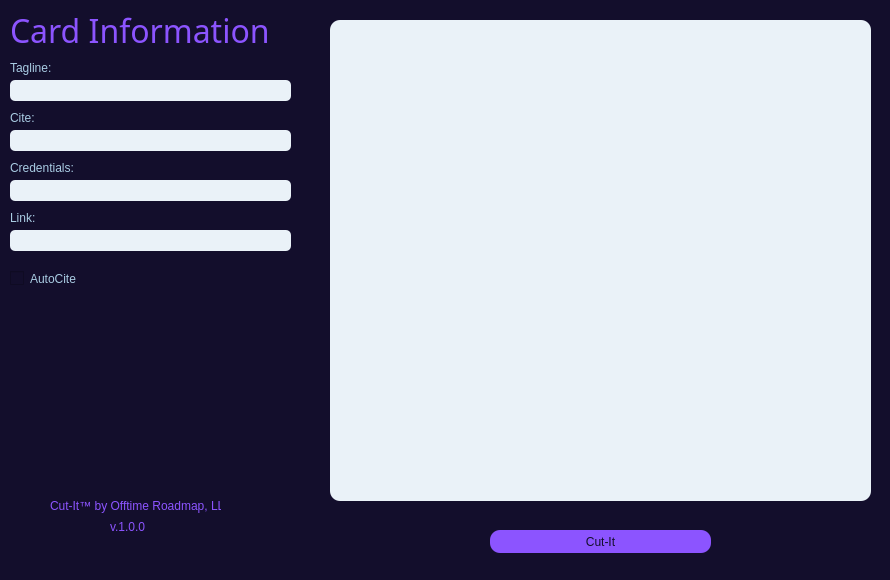
<?xml version="1.0" encoding="UTF-8"?>
<ui version="4.0">
 <class>MainWindow</class>
 <widget class="QMainWindow" name="MainWindow">
  <property name="geometry">
   <rect>
    <x>0</x>
    <y>0</y>
    <width>890</width>
    <height>580</height>
   </rect>
  </property>
  <property name="font">
   <font>
    <family>MS Serif</family>
   </font>
  </property>
  <property name="windowTitle">
   <string>MainWindow</string>
  </property>
  <property name="styleSheet">
   <string notr="true">background-color: #130e2c;
border-radius: 15px;</string>
  </property>
  <widget class="QWidget" name="centralwidget">
   <widget class="QTextEdit" name="evidence_box">
    <property name="geometry">
     <rect>
      <x>330</x>
      <y>20</y>
      <width>541</width>
      <height>481</height>
     </rect>
    </property>
    <property name="styleSheet">
     <string notr="true">background-color: rgb(234, 242, 248);
color: rgb(26, 82, 118);
border-radius:10px;
</string>
    </property>
    <property name="html">
     <string>&lt;!DOCTYPE HTML PUBLIC &quot;-//W3C//DTD HTML 4.0//EN&quot; &quot;http://www.w3.org/TR/REC-html40/strict.dtd&quot;&gt;
&lt;html&gt;&lt;head&gt;&lt;meta name=&quot;qrichtext&quot; content=&quot;1&quot; /&gt;&lt;style type=&quot;text/css&quot;&gt;
p, li { white-space: pre-wrap; }
&lt;/style&gt;&lt;/head&gt;&lt;body style=&quot; font-family:'MS Shell Dlg 2'; font-size:8.25pt; font-weight:400; font-style:normal;&quot;&gt;
&lt;p style=&quot;-qt-paragraph-type:empty; margin-top:0px; margin-bottom:0px; margin-left:0px; margin-right:0px; -qt-block-indent:0; text-indent:0px;&quot;&gt;&lt;br /&gt;&lt;/p&gt;&lt;/body&gt;&lt;/html&gt;</string>
    </property>
   </widget>
   <widget class="QLineEdit" name="warrant_input">
    <property name="geometry">
     <rect>
      <x>10</x>
      <y>80</y>
      <width>281</width>
      <height>21</height>
     </rect>
    </property>
    <property name="styleSheet">
     <string notr="true">background-color: rgb(234, 242, 248);
color: rgb(26, 82, 118);
border-radius:5px;
</string>
    </property>
   </widget>
   <widget class="QLineEdit" name="cite_input">
    <property name="geometry">
     <rect>
      <x>10</x>
      <y>130</y>
      <width>281</width>
      <height>21</height>
     </rect>
    </property>
    <property name="styleSheet">
     <string notr="true">background-color: rgb(234, 242, 248);
color: rgb(26, 82, 118);
border-radius:5px;
</string>
    </property>
   </widget>
   <widget class="QLineEdit" name="creds_input">
    <property name="geometry">
     <rect>
      <x>10</x>
      <y>180</y>
      <width>281</width>
      <height>21</height>
     </rect>
    </property>
    <property name="styleSheet">
     <string notr="true">background-color: rgb(234, 242, 248);
color: rgb(26, 82, 118);
border-radius:5px;
</string>
    </property>
   </widget>
   <widget class="QLineEdit" name="link_input">
    <property name="geometry">
     <rect>
      <x>10</x>
      <y>230</y>
      <width>281</width>
      <height>21</height>
     </rect>
    </property>
    <property name="styleSheet">
     <string notr="true">background-color: rgb(234, 242, 248);
color: rgb(26, 82, 118);
border-radius:5px;</string>
    </property>
    <property name="text">
     <string/>
    </property>
   </widget>
   <widget class="QLabel" name="warrant_label">
    <property name="geometry">
     <rect>
      <x>10</x>
      <y>60</y>
      <width>221</width>
      <height>16</height>
     </rect>
    </property>
    <property name="styleSheet">
     <string notr="true">color: rgb(169, 204, 227)</string>
    </property>
    <property name="text">
     <string>Tagline:</string>
    </property>
   </widget>
   <widget class="QLabel" name="cite_label">
    <property name="geometry">
     <rect>
      <x>10</x>
      <y>110</y>
      <width>221</width>
      <height>16</height>
     </rect>
    </property>
    <property name="styleSheet">
     <string notr="true">color: rgb(169, 204, 227)</string>
    </property>
    <property name="text">
     <string>Cite:</string>
    </property>
   </widget>
   <widget class="QLabel" name="creds_label">
    <property name="geometry">
     <rect>
      <x>10</x>
      <y>160</y>
      <width>221</width>
      <height>16</height>
     </rect>
    </property>
    <property name="styleSheet">
     <string notr="true">color: rgb(169, 204, 227)</string>
    </property>
    <property name="text">
     <string>Credentials:</string>
    </property>
   </widget>
   <widget class="QLabel" name="link_label">
    <property name="geometry">
     <rect>
      <x>10</x>
      <y>210</y>
      <width>221</width>
      <height>16</height>
     </rect>
    </property>
    <property name="styleSheet">
     <string notr="true">color: rgb(169, 204, 227)</string>
    </property>
    <property name="text">
     <string>Link:</string>
    </property>
   </widget>
   <widget class="QLabel" name="card_info_label">
    <property name="geometry">
     <rect>
      <x>10</x>
      <y>10</y>
      <width>261</width>
      <height>41</height>
     </rect>
    </property>
    <property name="font">
     <font>
      <family>Segoe UI Semilight</family>
      <pointsize>24</pointsize>
      <weight>50</weight>
      <italic>false</italic>
      <bold>false</bold>
     </font>
    </property>
    <property name="styleSheet">
     <string notr="true">font: 24pt &quot;Segoe UI Semilight&quot;;
color: rgb(140, 84, 255)</string>
    </property>
    <property name="text">
     <string>Card Information: </string>
    </property>
   </widget>
   <widget class="QPushButton" name="cutit_label">
    <property name="geometry">
     <rect>
      <x>490</x>
      <y>530</y>
      <width>221</width>
      <height>23</height>
     </rect>
    </property>
    <property name="styleSheet">
     <string notr="true">background-color: rgb(140, 84, 255);
color: #130e2c;
border-radius:10px;

</string>
    </property>
    <property name="text">
     <string>Cut-It</string>
    </property>
   </widget>
   <widget class="QCheckBox" name="cite_box">
    <property name="geometry">
     <rect>
      <x>10</x>
      <y>270</y>
      <width>70</width>
      <height>17</height>
     </rect>
    </property>
    <property name="styleSheet">
     <string notr="true">color: rgb(169, 204, 227)</string>
    </property>
    <property name="text">
     <string>AutoCite</string>
    </property>
   </widget>
   <widget class="QLabel" name="OTR_logo">
    <property name="geometry">
     <rect>
      <x>-30</x>
      <y>260</y>
      <width>441</width>
      <height>311</height>
     </rect>
    </property>
    <property name="styleSheet">
     <string notr="true"/>
    </property>
    <property name="text">
     <string/>
    </property>
    <property name="pixmap">
     <pixmap>resources/otr_logo.png</pixmap>
    </property>
    <property name="scaledContents">
     <bool>true</bool>
    </property>
   </widget>
   <widget class="QLabel" name="OTR_brand_label">
    <property name="geometry">
     <rect>
      <x>50</x>
      <y>490</y>
      <width>171</width>
      <height>31</height>
     </rect>
    </property>
    <property name="styleSheet">
     <string notr="true">color: rgb(140, 84, 255);
</string>
    </property>
    <property name="text">
     <string>Cut-It™ by Offtime Roadmap, LLC</string>
    </property>
   </widget>
   <widget class="QLabel" name="version">
    <property name="geometry">
     <rect>
      <x>110</x>
      <y>520</y>
      <width>47</width>
      <height>13</height>
     </rect>
    </property>
    <property name="styleSheet">
     <string notr="true">color: rgb(140, 84, 255)</string>
    </property>
    <property name="text">
     <string>v.1.0.0 </string>
    </property>
   </widget>
   <zorder>OTR_logo</zorder>
   <zorder>evidence_box</zorder>
   <zorder>warrant_input</zorder>
   <zorder>cite_input</zorder>
   <zorder>creds_input</zorder>
   <zorder>link_input</zorder>
   <zorder>warrant_label</zorder>
   <zorder>cite_label</zorder>
   <zorder>creds_label</zorder>
   <zorder>link_label</zorder>
   <zorder>card_info_label</zorder>
   <zorder>cutit_label</zorder>
   <zorder>cite_box</zorder>
   <zorder>OTR_brand_label</zorder>
   <zorder>version</zorder>
  </widget>
  <widget class="QStatusBar" name="statusbar"/>
 </widget>
 <resources>
  <include location="../../../Users/chitg/Downloads/Debate/test.qrc"/>
 </resources>
 <connections/>
</ui>
